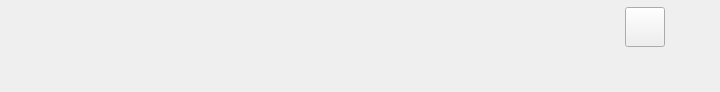
<?xml version="1.0" encoding="UTF-8"?>
<ui version="4.0">
 <class>RoomTabs</class>
 <widget class="QWidget" name="RoomTabs">
  <property name="geometry"><rect><x>0</x><y>0</y><width>720</width><height>92</height></rect></property>
  <layout class="QVBoxLayout" name="tabsRoot">
   <property name="leftMargin"><number>0</number></property><property name="topMargin"><number>0</number></property>
   <property name="rightMargin"><number>0</number></property><property name="bottomMargin"><number>0</number></property>
   <property name="spacing"><number>8</number></property>
   <item alignment="Qt::AlignHCenter">
    <widget class="QCustomGlassFrame" name="tabsGlass">
     <property name="backdropSource" stdset="0"><string>wallpaper</string></property>
     <property name="cornerRadius" stdset="0"><number>27</number></property>
     <layout class="QHBoxLayout" name="tabsLayout">
      <property name="leftMargin"><number>8</number></property><property name="topMargin"><number>7</number></property>
      <property name="rightMargin"><number>8</number></property><property name="bottomMargin"><number>7</number></property>
      <property name="spacing"><number>10</number></property>
      <item>
       <widget class="QCustomSegmentedControl" name="roomSegments">
        <property name="segments" stdset="0"><string>Living Room,Bedroom,Kitchen,Backyard,Garage</string></property>
        <property name="currentIndex" stdset="0"><number>0</number></property>
        <property name="minimumSize"><size><width>560</width><height>40</height></size></property>
       </widget>
      </item>
      <item>
       <widget class="QCustomQPushButton" name="roomAdd">
        <property name="minimumSize"><size><width>40</width><height>40</height></size></property>
        <property name="maximumSize"><size><width>40</width><height>40</height></size></property>
        <property name="iconSize"><size><width>18</width><height>18</height></size></property>
        <property name="iconName" stdset="0"><string>feather/plus</string></property>
        <property name="role" stdset="0"><string>addBtn</string></property>
       </widget>
      </item>
     </layout>
    </widget>
   </item>
   <item alignment="Qt::AlignHCenter">
    <widget class="QCustomPageDots" name="roomDots">
     <property name="count" stdset="0"><number>5</number></property>
     <property name="activeIndex" stdset="0"><number>0</number></property>
     <property name="minimumSize"><size><width>90</width><height>14</height></size></property>
    </widget>
   </item>
  </layout>
 </widget>
 <customwidgets>
  <customwidget><class>QCustomGlassFrame</class><extends>QFrame</extends><header>Custom_Widgets.QCustomGlassFrame</header><container>1</container></customwidget>
  <customwidget><class>QCustomSegmentedControl</class><extends>QWidget</extends><header>Custom_Widgets.QCustomSegmentedControl</header><container>0</container></customwidget>
  <customwidget><class>QCustomQPushButton</class><extends>QPushButton</extends><header>Custom_Widgets.QCustomQPushButton</header><container>0</container></customwidget>
  <customwidget><class>QCustomPageDots</class><extends>QWidget</extends><header>Custom_Widgets.QCustomPageDots</header><container>0</container></customwidget>
 </customwidgets>
 <connections/>
</ui>
